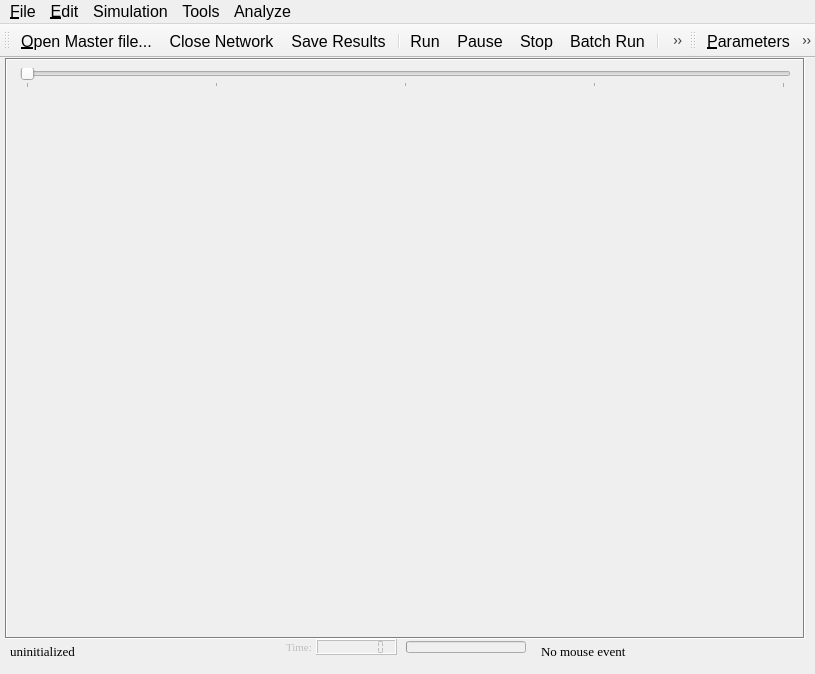
<?xml version="1.0" encoding="UTF-8"?>
<ui version="4.0">
 <class>MainForm</class>
 <widget class="QMainWindow" name="MainForm">
  <property name="geometry">
   <rect>
    <x>0</x>
    <y>0</y>
    <width>815</width>
    <height>674</height>
   </rect>
  </property>
  <property name="sizePolicy">
   <sizepolicy hsizetype="MinimumExpanding" vsizetype="MinimumExpanding">
    <horstretch>0</horstretch>
    <verstretch>0</verstretch>
   </sizepolicy>
  </property>
  <property name="minimumSize">
   <size>
    <width>16</width>
    <height>72</height>
   </size>
  </property>
  <property name="font">
   <font>
    <pointsize>12</pointsize>
   </font>
  </property>
  <property name="mouseTracking">
   <bool>true</bool>
  </property>
  <property name="focusPolicy">
   <enum>Qt::StrongFocus</enum>
  </property>
  <property name="windowTitle">
   <string comment="Prototype Mesomodel">Mezzo version 0.61</string>
  </property>
  <property name="windowIcon">
   <iconset resource="canvas_qt4.qrc">
    <normaloff>:/images/mime.png</normaloff>:/images/mime.png</iconset>
  </property>
  <property name="windowIconText">
   <string>Mezzo</string>
  </property>
  <property name="toolTip">
   <string/>
  </property>
  <property name="rightJustification" stdset="0">
   <bool>false</bool>
  </property>
  <widget class="QWidget" name="widget">
   <widget class="QLabel" name="Canvas">
    <property name="geometry">
     <rect>
      <x>5</x>
      <y>0</y>
      <width>800</width>
      <height>581</height>
     </rect>
    </property>
    <property name="sizePolicy">
     <sizepolicy hsizetype="Expanding" vsizetype="Expanding">
      <horstretch>0</horstretch>
      <verstretch>0</verstretch>
     </sizepolicy>
    </property>
    <property name="minimumSize">
     <size>
      <width>10</width>
      <height>10</height>
     </size>
    </property>
    <property name="palette">
     <palette>
      <active>
       <colorrole role="WindowText">
        <brush brushstyle="SolidPattern">
         <color alpha="255">
          <red>0</red>
          <green>0</green>
          <blue>0</blue>
         </color>
        </brush>
       </colorrole>
       <colorrole role="Button">
        <brush brushstyle="SolidPattern">
         <color alpha="255">
          <red>255</red>
          <green>255</green>
          <blue>255</blue>
         </color>
        </brush>
       </colorrole>
       <colorrole role="Light">
        <brush brushstyle="SolidPattern">
         <color alpha="255">
          <red>255</red>
          <green>255</green>
          <blue>255</blue>
         </color>
        </brush>
       </colorrole>
       <colorrole role="Midlight">
        <brush brushstyle="SolidPattern">
         <color alpha="255">
          <red>255</red>
          <green>255</green>
          <blue>255</blue>
         </color>
        </brush>
       </colorrole>
       <colorrole role="Dark">
        <brush brushstyle="SolidPattern">
         <color alpha="255">
          <red>127</red>
          <green>127</green>
          <blue>127</blue>
         </color>
        </brush>
       </colorrole>
       <colorrole role="Mid">
        <brush brushstyle="SolidPattern">
         <color alpha="255">
          <red>170</red>
          <green>170</green>
          <blue>170</blue>
         </color>
        </brush>
       </colorrole>
       <colorrole role="Text">
        <brush brushstyle="SolidPattern">
         <color alpha="255">
          <red>0</red>
          <green>0</green>
          <blue>0</blue>
         </color>
        </brush>
       </colorrole>
       <colorrole role="BrightText">
        <brush brushstyle="SolidPattern">
         <color alpha="255">
          <red>255</red>
          <green>255</green>
          <blue>255</blue>
         </color>
        </brush>
       </colorrole>
       <colorrole role="ButtonText">
        <brush brushstyle="SolidPattern">
         <color alpha="255">
          <red>0</red>
          <green>0</green>
          <blue>0</blue>
         </color>
        </brush>
       </colorrole>
       <colorrole role="Base">
        <brush brushstyle="SolidPattern">
         <color alpha="255">
          <red>255</red>
          <green>255</green>
          <blue>255</blue>
         </color>
        </brush>
       </colorrole>
       <colorrole role="Window">
        <brush brushstyle="SolidPattern">
         <color alpha="255">
          <red>255</red>
          <green>255</green>
          <blue>255</blue>
         </color>
        </brush>
       </colorrole>
       <colorrole role="Shadow">
        <brush brushstyle="SolidPattern">
         <color alpha="255">
          <red>0</red>
          <green>0</green>
          <blue>0</blue>
         </color>
        </brush>
       </colorrole>
       <colorrole role="AlternateBase">
        <brush brushstyle="SolidPattern">
         <color alpha="255">
          <red>255</red>
          <green>255</green>
          <blue>255</blue>
         </color>
        </brush>
       </colorrole>
      </active>
      <inactive>
       <colorrole role="WindowText">
        <brush brushstyle="SolidPattern">
         <color alpha="255">
          <red>0</red>
          <green>0</green>
          <blue>0</blue>
         </color>
        </brush>
       </colorrole>
       <colorrole role="Button">
        <brush brushstyle="SolidPattern">
         <color alpha="255">
          <red>255</red>
          <green>255</green>
          <blue>255</blue>
         </color>
        </brush>
       </colorrole>
       <colorrole role="Light">
        <brush brushstyle="SolidPattern">
         <color alpha="255">
          <red>255</red>
          <green>255</green>
          <blue>255</blue>
         </color>
        </brush>
       </colorrole>
       <colorrole role="Midlight">
        <brush brushstyle="SolidPattern">
         <color alpha="255">
          <red>255</red>
          <green>255</green>
          <blue>255</blue>
         </color>
        </brush>
       </colorrole>
       <colorrole role="Dark">
        <brush brushstyle="SolidPattern">
         <color alpha="255">
          <red>127</red>
          <green>127</green>
          <blue>127</blue>
         </color>
        </brush>
       </colorrole>
       <colorrole role="Mid">
        <brush brushstyle="SolidPattern">
         <color alpha="255">
          <red>170</red>
          <green>170</green>
          <blue>170</blue>
         </color>
        </brush>
       </colorrole>
       <colorrole role="Text">
        <brush brushstyle="SolidPattern">
         <color alpha="255">
          <red>0</red>
          <green>0</green>
          <blue>0</blue>
         </color>
        </brush>
       </colorrole>
       <colorrole role="BrightText">
        <brush brushstyle="SolidPattern">
         <color alpha="255">
          <red>255</red>
          <green>255</green>
          <blue>255</blue>
         </color>
        </brush>
       </colorrole>
       <colorrole role="ButtonText">
        <brush brushstyle="SolidPattern">
         <color alpha="255">
          <red>0</red>
          <green>0</green>
          <blue>0</blue>
         </color>
        </brush>
       </colorrole>
       <colorrole role="Base">
        <brush brushstyle="SolidPattern">
         <color alpha="255">
          <red>255</red>
          <green>255</green>
          <blue>255</blue>
         </color>
        </brush>
       </colorrole>
       <colorrole role="Window">
        <brush brushstyle="SolidPattern">
         <color alpha="255">
          <red>255</red>
          <green>255</green>
          <blue>255</blue>
         </color>
        </brush>
       </colorrole>
       <colorrole role="Shadow">
        <brush brushstyle="SolidPattern">
         <color alpha="255">
          <red>0</red>
          <green>0</green>
          <blue>0</blue>
         </color>
        </brush>
       </colorrole>
       <colorrole role="AlternateBase">
        <brush brushstyle="SolidPattern">
         <color alpha="255">
          <red>255</red>
          <green>255</green>
          <blue>255</blue>
         </color>
        </brush>
       </colorrole>
      </inactive>
      <disabled>
       <colorrole role="WindowText">
        <brush brushstyle="SolidPattern">
         <color alpha="255">
          <red>127</red>
          <green>127</green>
          <blue>127</blue>
         </color>
        </brush>
       </colorrole>
       <colorrole role="Button">
        <brush brushstyle="SolidPattern">
         <color alpha="255">
          <red>255</red>
          <green>255</green>
          <blue>255</blue>
         </color>
        </brush>
       </colorrole>
       <colorrole role="Light">
        <brush brushstyle="SolidPattern">
         <color alpha="255">
          <red>255</red>
          <green>255</green>
          <blue>255</blue>
         </color>
        </brush>
       </colorrole>
       <colorrole role="Midlight">
        <brush brushstyle="SolidPattern">
         <color alpha="255">
          <red>255</red>
          <green>255</green>
          <blue>255</blue>
         </color>
        </brush>
       </colorrole>
       <colorrole role="Dark">
        <brush brushstyle="SolidPattern">
         <color alpha="255">
          <red>127</red>
          <green>127</green>
          <blue>127</blue>
         </color>
        </brush>
       </colorrole>
       <colorrole role="Mid">
        <brush brushstyle="SolidPattern">
         <color alpha="255">
          <red>170</red>
          <green>170</green>
          <blue>170</blue>
         </color>
        </brush>
       </colorrole>
       <colorrole role="Text">
        <brush brushstyle="SolidPattern">
         <color alpha="255">
          <red>127</red>
          <green>127</green>
          <blue>127</blue>
         </color>
        </brush>
       </colorrole>
       <colorrole role="BrightText">
        <brush brushstyle="SolidPattern">
         <color alpha="255">
          <red>255</red>
          <green>255</green>
          <blue>255</blue>
         </color>
        </brush>
       </colorrole>
       <colorrole role="ButtonText">
        <brush brushstyle="SolidPattern">
         <color alpha="255">
          <red>127</red>
          <green>127</green>
          <blue>127</blue>
         </color>
        </brush>
       </colorrole>
       <colorrole role="Base">
        <brush brushstyle="SolidPattern">
         <color alpha="255">
          <red>255</red>
          <green>255</green>
          <blue>255</blue>
         </color>
        </brush>
       </colorrole>
       <colorrole role="Window">
        <brush brushstyle="SolidPattern">
         <color alpha="255">
          <red>255</red>
          <green>255</green>
          <blue>255</blue>
         </color>
        </brush>
       </colorrole>
       <colorrole role="Shadow">
        <brush brushstyle="SolidPattern">
         <color alpha="255">
          <red>0</red>
          <green>0</green>
          <blue>0</blue>
         </color>
        </brush>
       </colorrole>
       <colorrole role="AlternateBase">
        <brush brushstyle="SolidPattern">
         <color alpha="255">
          <red>255</red>
          <green>255</green>
          <blue>255</blue>
         </color>
        </brush>
       </colorrole>
      </disabled>
     </palette>
    </property>
    <property name="mouseTracking">
     <bool>true</bool>
    </property>
    <property name="focusPolicy">
     <enum>Qt::StrongFocus</enum>
    </property>
    <property name="autoFillBackground">
     <bool>false</bool>
    </property>
    <property name="frameShape">
     <enum>QFrame::Box</enum>
    </property>
    <property name="frameShadow">
     <enum>QFrame::Sunken</enum>
    </property>
    <property name="lineWidth">
     <number>1</number>
    </property>
    <property name="midLineWidth">
     <number>0</number>
    </property>
    <property name="text">
     <string/>
    </property>
    <property name="scaledContents">
     <bool>false</bool>
    </property>
    <property name="alignment">
     <set>Qt::AlignLeading|Qt::AlignLeft|Qt::AlignTop</set>
    </property>
    <property name="wordWrap">
     <bool>false</bool>
    </property>
    <property name="margin">
     <number>0</number>
    </property>
   </widget>
   <widget class="QWidget" name="layoutWidget">
    <property name="geometry">
     <rect>
      <x>10</x>
      <y>578</y>
      <width>791</width>
      <height>31</height>
     </rect>
    </property>
    <layout class="QHBoxLayout">
     <item>
      <widget class="QLabel" name="status_label">
       <property name="sizePolicy">
        <sizepolicy hsizetype="Preferred" vsizetype="Fixed">
         <horstretch>0</horstretch>
         <verstretch>0</verstretch>
        </sizepolicy>
       </property>
       <property name="minimumSize">
        <size>
         <width>100</width>
         <height>15</height>
        </size>
       </property>
       <property name="font">
        <font>
         <family>Times New Roman</family>
         <pointsize>10</pointsize>
        </font>
       </property>
       <property name="text">
        <string>uninitialized</string>
       </property>
      </widget>
     </item>
     <item>
      <widget class="QWidget" name="simprogress_widget" native="true">
       <property name="enabled">
        <bool>false</bool>
       </property>
       <property name="sizePolicy">
        <sizepolicy hsizetype="Preferred" vsizetype="Preferred">
         <horstretch>0</horstretch>
         <verstretch>0</verstretch>
        </sizepolicy>
       </property>
       <widget class="QLCDNumber" name="LCDNumber">
        <property name="geometry">
         <rect>
          <x>40</x>
          <y>3</y>
          <width>81</width>
          <height>16</height>
         </rect>
        </property>
        <property name="sizePolicy">
         <sizepolicy hsizetype="Preferred" vsizetype="Fixed">
          <horstretch>0</horstretch>
          <verstretch>0</verstretch>
         </sizepolicy>
        </property>
        <property name="minimumSize">
         <size>
          <width>80</width>
          <height>15</height>
         </size>
        </property>
        <property name="toolTip">
         <string>Simulated time elapsed</string>
        </property>
        <property name="numDigits">
         <number>8</number>
        </property>
        <property name="segmentStyle">
         <enum>QLCDNumber::Flat</enum>
        </property>
        <property name="value" stdset="0">
         <double>0.000000000000000</double>
        </property>
        <property name="intValue" stdset="0">
         <number>0</number>
        </property>
       </widget>
       <widget class="QProgressBar" name="progressbar">
        <property name="geometry">
         <rect>
          <x>130</x>
          <y>5</y>
          <width>120</width>
          <height>12</height>
         </rect>
        </property>
        <property name="sizePolicy">
         <sizepolicy hsizetype="Preferred" vsizetype="Fixed">
          <horstretch>0</horstretch>
          <verstretch>0</verstretch>
         </sizepolicy>
        </property>
        <property name="minimumSize">
         <size>
          <width>30</width>
          <height>12</height>
         </size>
        </property>
        <property name="font">
         <font>
          <family>Times New Roman</family>
          <pointsize>7</pointsize>
         </font>
        </property>
       </widget>
       <widget class="QLabel" name="TextLabel12">
        <property name="geometry">
         <rect>
          <x>10</x>
          <y>0</y>
          <width>41</width>
          <height>22</height>
         </rect>
        </property>
        <property name="sizePolicy">
         <sizepolicy hsizetype="Fixed" vsizetype="Fixed">
          <horstretch>0</horstretch>
          <verstretch>0</verstretch>
         </sizepolicy>
        </property>
        <property name="font">
         <font>
          <family>Times New Roman</family>
          <pointsize>8</pointsize>
         </font>
        </property>
        <property name="text">
         <string>Time:</string>
        </property>
        <property name="wordWrap">
         <bool>false</bool>
        </property>
       </widget>
      </widget>
     </item>
     <item>
      <widget class="QLabel" name="mouse_label">
       <property name="sizePolicy">
        <sizepolicy hsizetype="Preferred" vsizetype="Fixed">
         <horstretch>0</horstretch>
         <verstretch>0</verstretch>
        </sizepolicy>
       </property>
       <property name="minimumSize">
        <size>
         <width>100</width>
         <height>15</height>
        </size>
       </property>
       <property name="font">
        <font>
         <family>Times New Roman</family>
         <pointsize>10</pointsize>
        </font>
       </property>
       <property name="text">
        <string>No mouse event</string>
       </property>
      </widget>
     </item>
    </layout>
   </widget>
   <widget class="QSlider" name="horizontalSlider">
    <property name="enabled">
     <bool>true</bool>
    </property>
    <property name="geometry">
     <rect>
      <x>20</x>
      <y>10</y>
      <width>771</width>
      <height>20</height>
     </rect>
    </property>
    <property name="autoFillBackground">
     <bool>false</bool>
    </property>
    <property name="minimum">
     <number>0</number>
    </property>
    <property name="maximum">
     <number>4</number>
    </property>
    <property name="pageStep">
     <number>1</number>
    </property>
    <property name="orientation">
     <enum>Qt::Horizontal</enum>
    </property>
    <property name="tickPosition">
     <enum>QSlider::TicksBelow</enum>
    </property>
    <property name="tickInterval">
     <number>1</number>
    </property>
   </widget>
  </widget>
  <widget class="QToolBar" name="toolBar1">
   <property name="horizontallyStretchable" stdset="0">
    <bool>true</bool>
   </property>
   <property name="verticallyStretchable" stdset="0">
    <bool>true</bool>
   </property>
   <property name="label" stdset="0">
    <string>Tools</string>
   </property>
   <attribute name="toolBarArea">
    <enum>TopToolBarArea</enum>
   </attribute>
   <attribute name="toolBarBreak">
    <bool>false</bool>
   </attribute>
   <addaction name="openmasterfile"/>
   <addaction name="closenetwork"/>
   <addaction name="saveresults"/>
   <addaction name="separator"/>
   <addaction name="run"/>
   <addaction name="breakoff"/>
   <addaction name="stop"/>
   <addaction name="batch_run"/>
   <addaction name="separator"/>
   <addaction name="zoomin"/>
   <addaction name="zoomout"/>
   <addaction name="zoombywin"/>
   <addaction name="separator"/>
   <addaction name="linkhandlemark"/>
   <addaction name="inselectmode"/>
  </widget>
  <widget class="QToolBar" name="Toolbar2">
   <property name="label" stdset="0">
    <string>Toolbar</string>
   </property>
   <attribute name="toolBarArea">
    <enum>TopToolBarArea</enum>
   </attribute>
   <attribute name="toolBarBreak">
    <bool>false</bool>
   </attribute>
   <addaction name="parametersdialog"/>
   <addaction name="inspectdialog"/>
   <addaction name="actionAnalyzeOutput"/>
   <addaction name="actionSlow"/>
  </widget>
  <widget class="QMenuBar" name="menubar">
   <property name="geometry">
    <rect>
     <x>0</x>
     <y>0</y>
     <width>815</width>
     <height>26</height>
    </rect>
   </property>
   <widget class="QMenu" name="fileMenu">
    <property name="title">
     <string>&amp;File</string>
    </property>
    <addaction name="openmasterfile"/>
    <addaction name="closenetwork"/>
    <addaction name="separator"/>
    <addaction name="savescreenshot"/>
    <addaction name="saveresults"/>
    <addaction name="separator"/>
    <addaction name="quit"/>
   </widget>
   <widget class="QMenu" name="EditMenu">
    <property name="title">
     <string>&amp;Edit</string>
    </property>
    <addaction name="linkhandlemark"/>
    <addaction name="inselectmode"/>
    <addaction name="finddialog"/>
   </widget>
   <widget class="QMenu" name="menuSimulation">
    <property name="title">
     <string>Simulation</string>
    </property>
    <addaction name="run"/>
    <addaction name="breakoff"/>
    <addaction name="stop"/>
    <addaction name="separator"/>
    <addaction name="batch_run"/>
   </widget>
   <widget class="QMenu" name="menuTools">
    <property name="title">
     <string>Tools</string>
    </property>
    <widget class="QMenu" name="menuBackground">
     <property name="title">
      <string>Background</string>
     </property>
     <addaction name="loadbackground"/>
     <addaction name="actionPositionBackground"/>
    </widget>
    <addaction name="menuBackground"/>
    <addaction name="separator"/>
    <addaction name="parametersdialog"/>
    <addaction name="savescreenshot"/>
   </widget>
   <widget class="QMenu" name="menuAnalysis">
    <property name="title">
     <string>Analyze</string>
    </property>
    <addaction name="actionAnalyzeOutput"/>
    <addaction name="inspectdialog"/>
   </widget>
   <addaction name="fileMenu"/>
   <addaction name="EditMenu"/>
   <addaction name="menuSimulation"/>
   <addaction name="menuTools"/>
   <addaction name="menuAnalysis"/>
  </widget>
  <action name="openmasterfile">
   <property name="icon">
    <iconset resource="canvas_qt4.qrc">
     <normaloff>:/images/fileopen2.png</normaloff>:/images/fileopen2.png</iconset>
   </property>
   <property name="text">
    <string>&amp;Open Network</string>
   </property>
   <property name="iconText">
    <string>&amp;Open Master file...</string>
   </property>
   <property name="shortcut">
    <string>Ctrl+O</string>
   </property>
  </action>
  <action name="savescreenshot">
   <property name="icon">
    <iconset resource="canvas_qt4.qrc">
     <normaloff>:/images/background.png</normaloff>:/images/background.png</iconset>
   </property>
   <property name="text">
    <string>&amp;Save Snapshot</string>
   </property>
   <property name="iconText">
    <string>Save Snapshot</string>
   </property>
   <property name="shortcut">
    <string>Ctrl+S</string>
   </property>
  </action>
  <action name="stop">
   <property name="icon">
    <iconset resource="canvas_qt4.qrc">
     <normaloff>:/images/bt_stop.png</normaloff>:/images/bt_stop.png</iconset>
   </property>
   <property name="text">
    <string>Stop/Reset</string>
   </property>
   <property name="iconText">
    <string>Stop</string>
   </property>
   <property name="toolTip">
    <string>Stop &amp; reset</string>
   </property>
   <property name="statusTip">
    <string/>
   </property>
  </action>
  <action name="run">
   <property name="checked">
    <bool>false</bool>
   </property>
   <property name="icon">
    <iconset resource="canvas_qt4.qrc">
     <normaloff>:/images/bt_play.png</normaloff>:/images/bt_play.png</iconset>
   </property>
   <property name="text">
    <string>Run/Continue</string>
   </property>
   <property name="iconText">
    <string>Run</string>
   </property>
   <property name="whatsThis">
    <string>Run the model</string>
   </property>
  </action>
  <action name="breakoff">
   <property name="icon">
    <iconset resource="canvas_qt4.qrc">
     <normaloff>:/images/bt_pause.png</normaloff>:/images/bt_pause.png</iconset>
   </property>
   <property name="iconText">
    <string>Pause</string>
   </property>
   <property name="statusTip">
    <string/>
   </property>
   <property name="shortcut">
    <string/>
   </property>
  </action>
  <action name="zoomin">
   <property name="icon">
    <iconset resource="canvas_qt4.qrc">
     <normaloff>:/images/zoom_in.png</normaloff>:/images/zoom_in.png</iconset>
   </property>
   <property name="iconText">
    <string>Zoom in</string>
   </property>
  </action>
  <action name="zoomout">
   <property name="icon">
    <iconset resource="canvas_qt4.qrc">
     <normaloff>:/images/zoom_out.png</normaloff>:/images/zoom_out.png</iconset>
   </property>
   <property name="iconText">
    <string>Zoom out</string>
   </property>
  </action>
  <action name="viewSet_ParametersAction">
   <property name="icon">
    <iconset resource="canvas_qt4.qrc">
     <normaloff>:/images/icon-tool.png</normaloff>:/images/icon-tool.png</iconset>
   </property>
   <property name="iconText">
    <string>&amp;Set Parameters</string>
   </property>
  </action>
  <action name="parametersdialog">
   <property name="icon">
    <iconset resource="canvas_qt4.qrc">
     <normaloff>:/images/icon-tool.png</normaloff>:/images/icon-tool.png</iconset>
   </property>
   <property name="text">
    <string>&amp;Parameters</string>
   </property>
   <property name="iconText">
    <string>&amp;Parameters</string>
   </property>
  </action>
  <action name="loadbackground">
   <property name="icon">
    <iconset resource="canvas_qt4.qrc">
     <normaloff>:/images/background_map.jpg</normaloff>:/images/background_map.jpg</iconset>
   </property>
   <property name="text">
    <string>Load &amp;Background</string>
   </property>
   <property name="iconText">
    <string>Load &amp;Background</string>
   </property>
   <property name="toolTip">
    <string>Load Background&amp;</string>
   </property>
  </action>
  <action name="saveresults">
   <property name="icon">
    <iconset resource="canvas_qt4.qrc">
     <normaloff>:/images/filesave.png</normaloff>:/images/filesave.png</iconset>
   </property>
   <property name="text">
    <string>Save Results</string>
   </property>
  </action>
  <action name="inspectdialog">
   <property name="checkable">
    <bool>false</bool>
   </property>
   <property name="icon">
    <iconset resource="canvas_qt4.qrc">
     <normaloff>:/images/inspect.png</normaloff>:/images/inspect.png</iconset>
   </property>
   <property name="text">
    <string>Inspect Routes</string>
   </property>
  </action>
  <action name="zoombywin">
   <property name="checkable">
    <bool>true</bool>
   </property>
   <property name="icon">
    <iconset resource="canvas_qt4.qrc">
     <normaloff>:/images/file_explore.png</normaloff>:/images/file_explore.png</iconset>
   </property>
   <property name="text">
    <string>Zoom window</string>
   </property>
  </action>
  <action name="linkhandlemark">
   <property name="checkable">
    <bool>true</bool>
   </property>
   <property name="checked">
    <bool>false</bool>
   </property>
   <property name="icon">
    <iconset resource="canvas_qt4.qrc">
     <normaloff>:/images/penmark.png</normaloff>:/images/penmark.png</iconset>
   </property>
   <property name="text">
    <string>Link marks</string>
   </property>
   <property name="toolTip">
    <string>Show link handles</string>
   </property>
  </action>
  <action name="inselectmode">
   <property name="checkable">
    <bool>true</bool>
   </property>
   <property name="checked">
    <bool>false</bool>
   </property>
   <property name="icon">
    <iconset resource="canvas_qt4.qrc">
     <normaloff>:/images/file_edit.png</normaloff>:/images/file_edit.png</iconset>
   </property>
   <property name="text">
    <string>Selection mode</string>
   </property>
   <property name="iconText">
    <string>Selection mode</string>
   </property>
   <property name="toolTip">
    <string>Selction mode</string>
   </property>
  </action>
  <action name="quit">
   <property name="icon">
    <iconset resource="canvas_qt4.qrc">
     <normaloff>:/images/exit.png</normaloff>:/images/exit.png</iconset>
   </property>
   <property name="text">
    <string>Exit</string>
   </property>
  </action>
  <action name="closenetwork">
   <property name="icon">
    <iconset resource="canvas_qt4.qrc">
     <normaloff>:/images/close.png</normaloff>:/images/close.png</iconset>
   </property>
   <property name="text">
    <string>Close Network</string>
   </property>
  </action>
  <action name="batch_run">
   <property name="icon">
    <iconset resource="canvas_qt4.qrc">
     <normaloff>:/images/batchrun.png</normaloff>:/images/batchrun.png</iconset>
   </property>
   <property name="text">
    <string>Batch Run</string>
   </property>
  </action>
  <action name="actionAnalyzeOutput">
   <property name="checkable">
    <bool>true</bool>
   </property>
   <property name="icon">
    <iconset resource="canvas_qt4.qrc">
     <normaloff>:/images/dvi.png</normaloff>:/images/dvi.png</iconset>
   </property>
   <property name="text">
    <string>Analyze Output</string>
   </property>
  </action>
  <action name="actionPositionBackground">
   <property name="icon">
    <iconset resource="canvas_qt4.qrc">
     <normaloff>:/images/move.png</normaloff>:/images/move.png</iconset>
   </property>
   <property name="text">
    <string>Position Background</string>
   </property>
  </action>
  <action name="actionSlow">
   <property name="checkable">
    <bool>true</bool>
   </property>
   <property name="icon">
    <iconset resource="canvas_qt4.qrc">
     <normaloff>:/images/turtle.png</normaloff>:/images/turtle.png</iconset>
   </property>
   <property name="text">
    <string>Slow</string>
   </property>
   <property name="toolTip">
    <string>Slow down simulation</string>
   </property>
  </action>
  <action name="finddialog">
   <property name="icon">
    <iconset resource="canvas_qt4.qrc">
     <normaloff>:/images/find.png</normaloff>:/images/find.png</iconset>
   </property>
   <property name="text">
    <string>Find...</string>
   </property>
   <property name="toolTip">
    <string>Find links or nodes by id</string>
   </property>
   <property name="shortcut">
    <string>Ctrl+F</string>
   </property>
  </action>
 </widget>
 <includes>
  <include location="global">qlcdnumber.h</include>
  <include location="global">qbitmap.h</include>
  <include location="global">qpainter.h</include>
  <include location="global">qpixmap.h</include>
  <include location="global">qtimer.h</include>
  <include location="global">qpen.h</include>
  <include location="global">string</include>
  <include location="global">qstatusbar.h</include>
 </includes>
 <resources>
  <include location="canvas_qt4.qrc"/>
 </resources>
 <connections/>
</ui>
